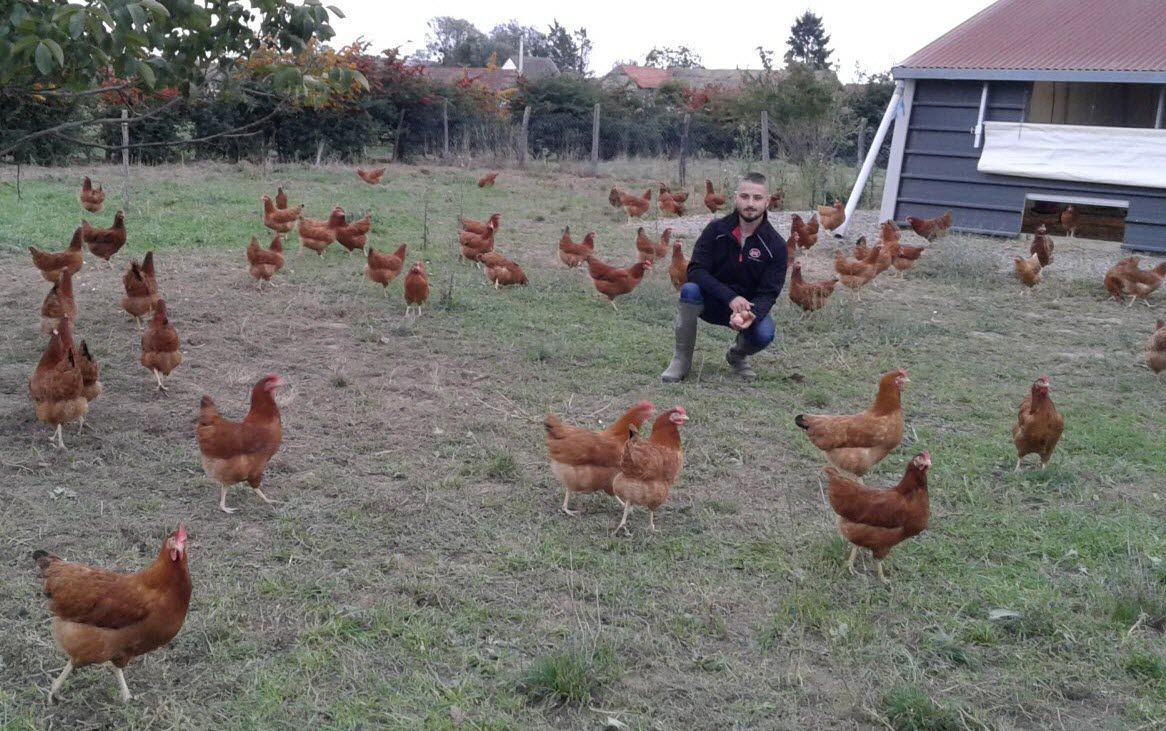
#> input picture Reconnaissance/poules.jpg, 1166 x 731 px
$ python MatchTemplate.py
#> lines starting #> are read from the running program, lines starting #| are printed output that depends on the picture; after the words box and inside, x2 and y2 are one past the last pixel; in counts of white or black regions, pixels touching at a corner belong together
import numpy as np
import cv2
#Test si l'image est bien ouverte
def test_read(image):
    if image.size == 0:
        print("L'image n'est pas ouverte")
    else:
        print("L'image est bien ouverte")

#Test si la fonction s'est correctement Executée.
def test_match(result):
    if result.size == 0:
        print("La fonction n'a pas bien marché")
    else:
        print("La fonction s'est bien executée")
#importation de l'image de base et l'image a rechercher
image = cv2.imread('poules.jpg')
#> image is the input picture: shape (731, 1166, 3); mean B, G, R 112, 116.4, 118
template = cv2.imread('poule.jpeg')
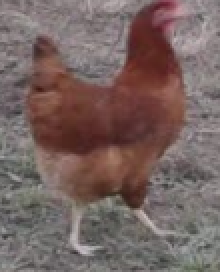
#> input picture Reconnaissance/poule.jpeg, 110 x 136 px (shown 2 times larger)
#> template is the input picture: shape (136, 110, 3); mean B, G, R 97.3, 100.2, 118.8


#Conversion en nuance de gris
imageGray = cv2.cvtColor(image, cv2.COLOR_BGR2GRAY)
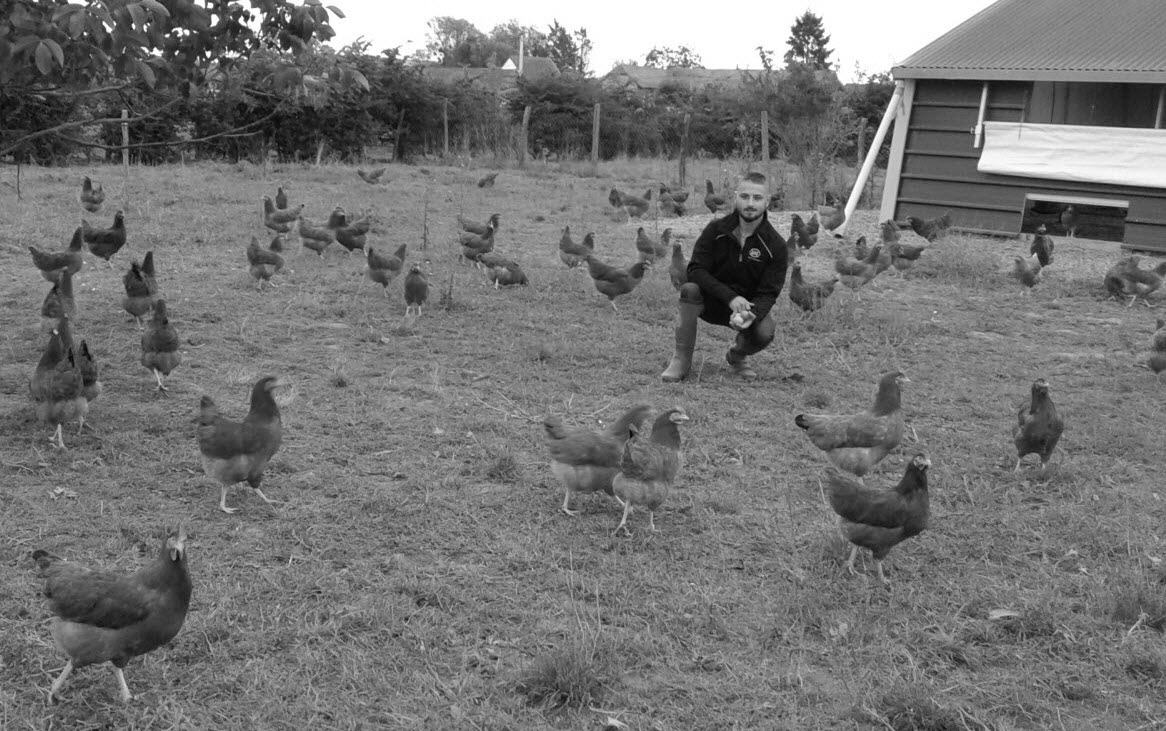
#> imageGray: shape (731, 1166); min 2, max 255, mean 116.4
templateGray = cv2.cvtColor(template, cv2.COLOR_BGR2GRAY)
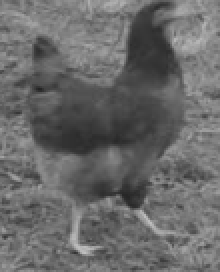
#> templateGray: shape (136, 110) (shown 2 times larger); min 35, max 193, mean 105.4

#Retrouver l'image template dans l'image de base
result = cv2.matchTemplate(imageGray,templateGray, cv2.TM_CCOEFF_NORMED)
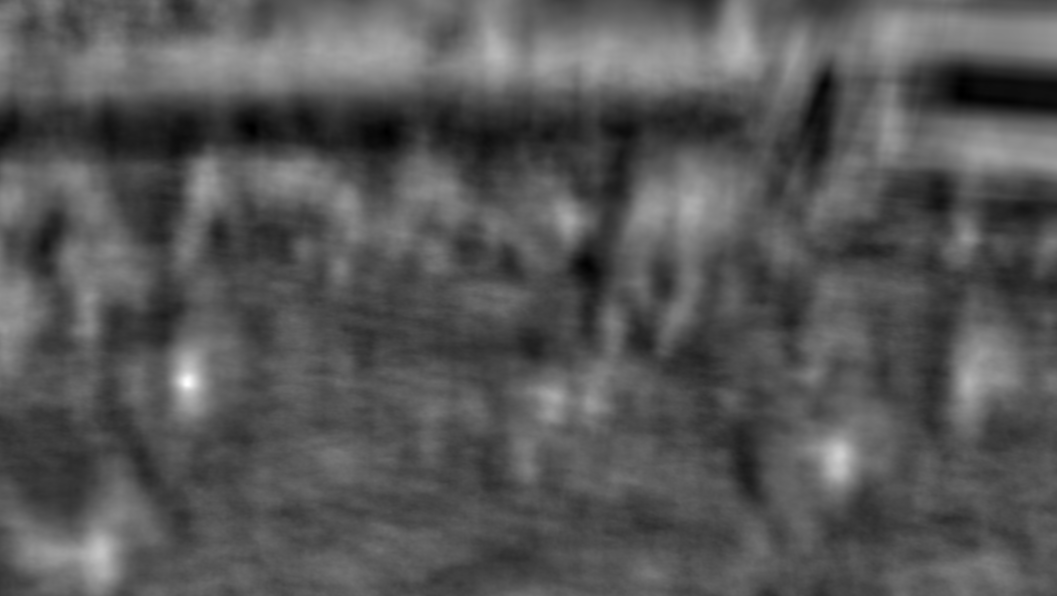
#> result: shape (596, 1057) float32; min -0.374, max 0.75, mean 0.00888; drawn with min black and max white
min_val, max_val, min_loc, max_loc = cv2.minMaxLoc(result)
#> min_val = -0.374; max_val = 0.75; min_loc = (962, 94); max_loc = (187, 383)
top_left = max_loc
#> top_left = (187, 383)
h,w = templateGray.shape
#> h = 136; w = 110
loc=np.where(result >=0.7)
#> loc = 40 positions, rows 378 to 385, columns 184 to 189
for i in zip(*loc[::-1]):
    cv2.rectangle(image,i, (i[0] + w, i[1] + h),(0,0,255),1)
#> this loop made 40 passes
#> i on passes 1 to 12: (186, 378), (187, 378), (188, 378), (185, 379), (186, 379), (187, 379), (188, 379), (189, 379), (185, 380), (186, 380), (187, 380), (188, 380)
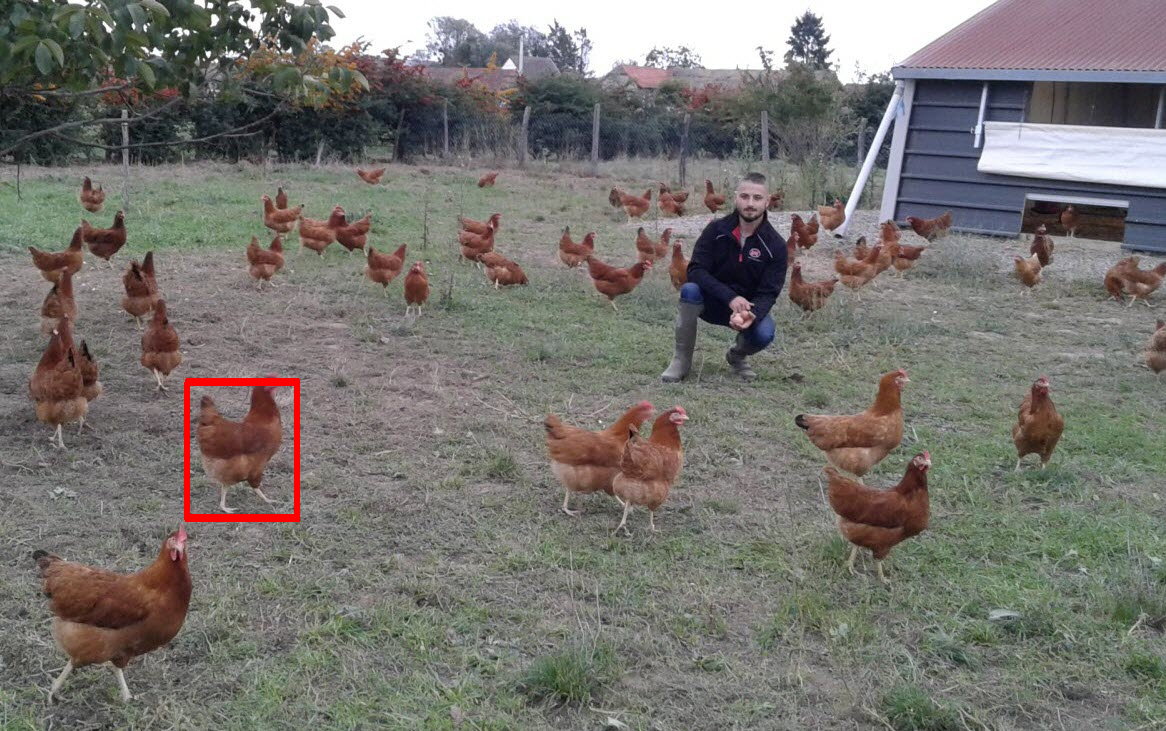
#> image: shape (731, 1166, 3); 0.4% of pixels changed, all inside (x1, y1, x2, y2) = (184, 378, 300, 522)

#Affichage des resultats
cv2.imshow("Template", template)
cv2.imshow("Result", image)

cv2.moveWindow("Template", 10, 50)
cv2.moveWindow("Result", 150, 50)

cv2.waitKey(0)
